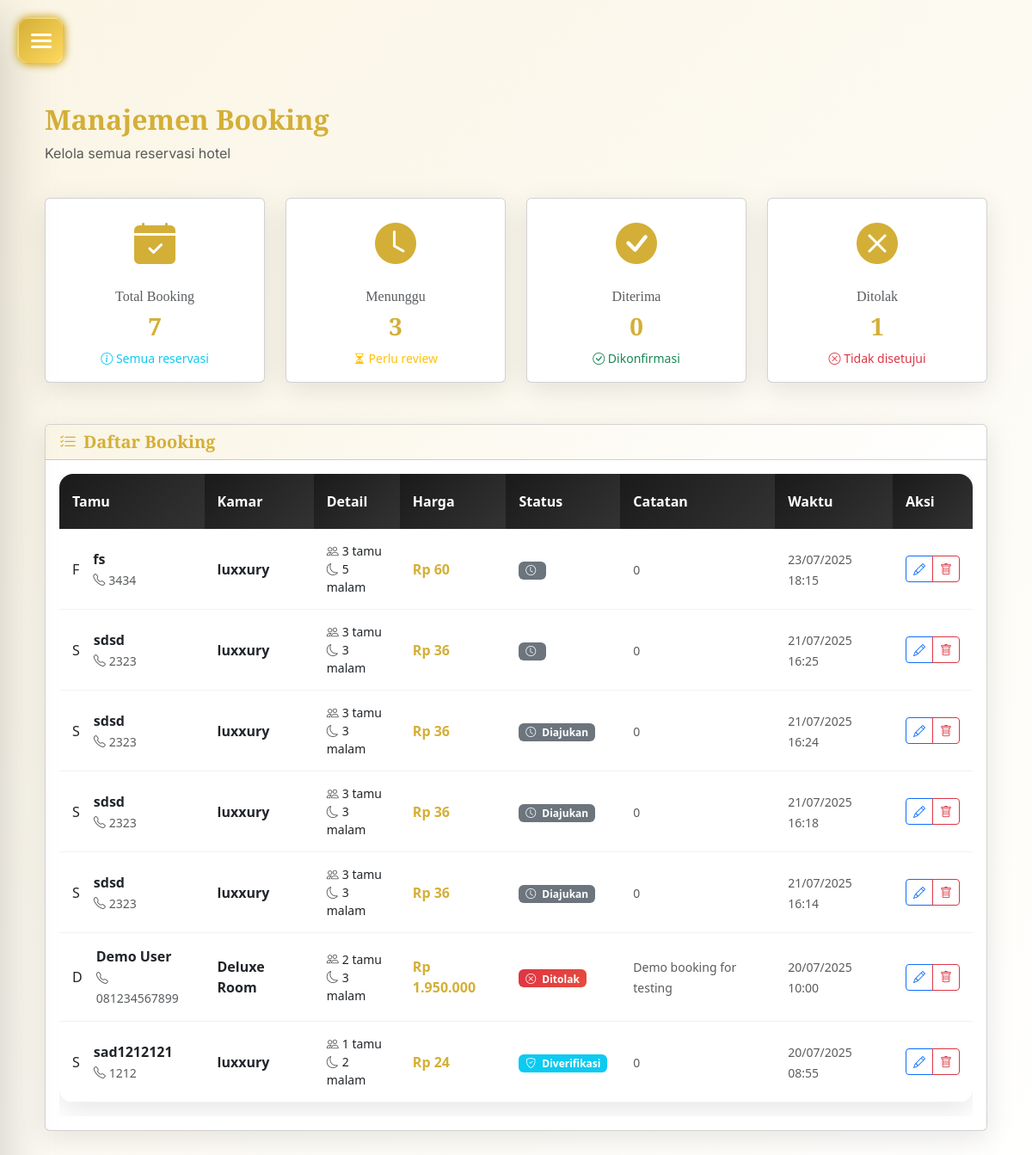
Screenshot of /admin/booking_admin.php (signed in) with the database file from the repository.
### tables this page shows
CREATE TABLE `booking` (
  `id` int(11) NOT NULL,
  `user_id` int(11) NOT NULL,
  `nama` varchar(100) DEFAULT NULL,
  `no_hp` varchar(20) DEFAULT NULL,
  `tipe_kamar` varchar(50) DEFAULT NULL,
  `jumlah_tamu` int(11) DEFAULT NULL,
  `jumlah_malam` int(11) DEFAULT NULL,
  `catatan` text DEFAULT NULL,
  `harga_total` int(11) DEFAULT NULL,
  `created_at` timestamp NULL DEFAULT current_timestamp(),
  `status` enum('diajukan','diverifikasi','ditolak','diterima') DEFAULT 'diajukan'
);

### admin/booking_admin.php (the view, shortened to what this page needs)
<?php
include '../config/koneksi.php';
$data = mysqli_query($conn, "SELECT * FROM booking ORDER BY created_at DESC");
?>
<!DOCTYPE html>
<html lang="id">
<head>
    <link rel="stylesheet" href="../assets/style.css">
    <link href="https://cdn.jsdelivr.net/npm/bootstrap@5.3.0/dist/css/bootstrap.min.css" rel="stylesheet">
    <link href="https://cdn.jsdelivr.net/npm/bootstrap-icons@1.10.5/font/bootstrap-icons.css" rel="stylesheet">
</head>
<body>
    <?php require('sidebar.php'); ?>
<button class="hamburger-btn">
    <div class="hamburger-icon">
    </div>
</button>
<div class="main-content">
    <div class="container-fluid">
        <div class="row mb-4">
            <div class="col">
                <h2 class="fw-bold text-gold mb-2 fade-in-up">Manajemen Booking</h2>
                <p class="text-muted fade-in-up">Kelola semua reservasi hotel</p>
            </div>
        </div>
        <div class="row g-4 mb-5">
            <?php
            $stats_query = "SELECT
                COUNT(*) as total,
                SUM(CASE WHEN status = 'diajukan' THEN 1 ELSE 0 END) as diajukan,
                SUM(CASE WHEN status = 'diterima' THEN 1 ELSE 0 END) as diterima,
                SUM(CASE WHEN status = 'ditolak' THEN 1 ELSE 0 END) as ditolak
                FROM booking";
            $stats_result = mysqli_query($conn, $stats_query);
            $stats = mysqli_fetch_assoc($stats_result);
            ?>
            <div class="col-lg-3 col-md-6">
                <div class="card h-100 fade-in-up">
                    <div class="card-body text-center">
                        <div class="mb-3">
                            <i class="bi bi-calendar-check-fill text-gold" style="font-size: 3rem;"></i>
                        </div>
                        <h6 class="text-muted mb-2">Total Booking</h6>
                        <h3 class="text-gold fw-bold"><?= $stats['total'] ?></h3>
                        <small class="text-info">
                            <i class="bi bi-info-circle"></i> Semua reservasi
                        </small>
                    </div>
                </div>
            </div>
            <div class="col-lg-3 col-md-6">
                <div class="card h-100 fade-in-up">
                    <div class="card-body text-center">
                        <div class="mb-3">
                            <i class="bi bi-clock-fill text-gold" style="font-size: 3rem;"></i>
                        </div>
                        <h6 class="text-muted mb-2">Menunggu</h6>
                        <h3 class="text-gold fw-bold"><?= $stats['diajukan'] ?></h3>
                        <small class="text-warning">
                            <i class="bi bi-hourglass-split"></i> Perlu review
                        </small>
                    </div>
                </div>
            </div>
            <div class="col-lg-3 col-md-6">
                <div class="card h-100 fade-in-up">
                    <div class="card-body text-center">
                        <div class="mb-3">
                            <i class="bi bi-check-circle-fill text-gold" style="font-size: 3rem;"></i>
                        </div>
                        <h6 class="text-muted mb-2">Diterima</h6>
                        <h3 class="text-gold fw-bold"><?= $stats['diterima'] ?></h3>
                        <small class="text-success">
                            <i class="bi bi-check-circle"></i> Dikonfirmasi
                        </small>
                    </div>
                </div>
            </div>
            <div class="col-lg-3 col-md-6">
                <div class="card h-100 fade-in-up">
                    <div class="card-body text-center">
                        <div class="mb-3">
                            <i class="bi bi-x-circle-fill text-gold" style="font-size: 3rem;"></i>
                        </div>
                        <h6 class="text-muted mb-2">Ditolak</h6>
                        <h3 class="text-gold fw-bold"><?= $stats['ditolak'] ?></h3>
                        <small class="text-danger">
                            <i class="bi bi-x-circle"></i> Tidak disetujui
                        </small>
                    </div>
                </div>
            </div>
        </div>
        <div class="card fade-in-up">
            <div class="card-header">
                <h5 class="fw-bold text-gold mb-0">
                    <i class="bi bi-list-check me-2"></i>Daftar Booking
                </h5>
            </div>
            <div class="card-body">
                <div class="table-responsive">
                    <table class="table table-hover">
                        <thead>
                            <tr>
                                <th class="text-gold">Tamu</th>
                                <th class="text-gold">Kamar</th>
                                <th class="text-gold">Detail</th>
                                <th class="text-gold">Harga</th>
                                <th class="text-gold">Status</th>
                                <th class="text-gold">Catatan</th>
                                <th class="text-gold">Waktu</th>
                                <th class="text-gold">Aksi</th>
                            </tr>
                        </thead>
                        <tbody>
                        <?php while($row = mysqli_fetch_assoc($data)): ?>
                            <tr>
                                <td>
                                    <div class="d-flex align-items-center">
                                        <div class="avatar-circle me-3">
                                            <?= strtoupper(substr($row['nama'], 0, 1)) ?>
                                        </div>
                                        <div>
                                            <div class="fw-bold"><?= htmlspecialchars($row['nama']) ?></div>
                                            <small class="text-muted">
                                                <i class="bi bi-telephone me-1"></i><?= htmlspecialchars($row['no_hp']) ?>
                                            </small>
                                        </div>
                                    </div>
                                </td>
                                <td>
                                    <span class="fw-bold"><?= htmlspecialchars($row['tipe_kamar']) ?></span>
                                </td>
                                <td>
                                    <div class="small">
                                        <div><i class="bi bi-people me-1 text-muted"></i><?= $row['jumlah_tamu'] ?> tamu</div>
                                        <div><i class="bi bi-moon me-1 text-muted"></i><?= $row['jumlah_malam'] ?> malam</div>
                                    </div>
                                </td>
                                <td>
                                    <span class="text-gold fw-bold">
                                        Rp <?= number_format($row['harga_total'], 0, ',', '.') ?>
                                    </span>
                                </td>
                                <td>
                                    <?php
                                    $badge_class = '';
                                    $icon = '';
                                    switch($row['status']) {
                                        case 'ditolak':
                                            $badge_class = 'bg-danger';
                                            $icon = 'bi-x-circle';
                                            break;
                                        case 'diverifikasi':
                                            $badge_class = 'bg-info';
                                            $icon = 'bi-shield-check';
                                            break;
                                        default:
                                            $badge_class = 'bg-secondary';
                                            $icon = 'bi-clock';
                                            break;
                                    }
                                    ?>
                                    <span class="badge <?= $badge_class ?>">
                                        <i class="bi <?= $icon ?> me-1"></i>
                                        <?= ucfirst($row['status']) ?>
                                    </span>
                                </td>
                                <td>
                                    <span class="text-muted small"><?= htmlspecialchars($row['catatan']) ?></span>
                                </td>
                                <td>
                                    <small class="text-muted"><?= date('d/m/Y H:i', strtotime($row['created_at'])) ?></small>
                                </td>
                                <td>
                                    <div class="btn-group" role="group">
                                        <button class="btn btn-sm btn-outline-primary" data-bs-toggle="modal"
                                                data-bs-target="#editModal<?= $row['id'] ?>" title="Edit">
                                            <i class="bi bi-pencil"></i>
                                        </button>
                                        <a href="?delete=<?= $row['id'] ?>" onclick="return confirm('Hapus booking ini?')"
                                           class="btn btn-sm btn-outline-danger" title="Hapus">
                                            <i class="bi bi-trash"></i>
                                        </a>
                                    </div>
                                </td>
                            </tr>
                        <?php endwhile; ?>
                        </tbody>
                    </table>
                </div>
            </div>
        </div>
    </div>
</div>
</body>
</html>

### assets/style.css (style rules this page uses)
:root { --primary-gold: #d4af37; --primary-dark: #1a1a1a; --primary-green: #2c5530; --accent-cream: #faf5e5; --text-dark: #2c2c2c; --text-light: #666666; --glass-bg: rgba(255, 255, 255, 0.1); --glass-border: rgba(255, 255, 255, 0.2); --shadow-soft: 0 8px 32px rgba(0, 0, 0, 0.1); --shadow-medium: 0 12px 48px rgba(0, 0, 0, 0.15); --shadow-strong: 0 20px 64px rgba(0, 0, 0, 0.2); --transition-smooth: all 0.4s cubic-bezier(0.4, 0, 0.2, 1); --transition-fast: all 0.2s ease; --border-radius: 16px; --border-radius-lg: 24px; }
* { margin: 0; padding: 0; box-sizing: border-box; }
html { scroll-behavior: smooth; }
body { font-family: "Inter", sans-serif; background: linear-gradient(135deg, var(--accent-cream) 0%, #ffffff 100%); color: var(--text-dark); line-height: 1.6; overflow-x: hidden; }
h1, h2, h3, h4, h5, h6 { font-family: "Playfair Display", serif; font-weight: 600; color: var(--primary-dark); margin-bottom: 1rem; }
h2 { font-size: 2.8rem; line-height: 1.3; }
h3 { font-size: 2.2rem; line-height: 1.4; }
h5 { font-size: 1.4rem; line-height: 1.5; }
h6 { font-size: 1.2rem; line-height: 1.5; }
p { font-family: "Inter", sans-serif; color: var(--text-light); margin-bottom: 1rem; }
.hamburger-btn { position: fixed; top: 30px; left: 30px; width: 60px; height: 60px; background: linear-gradient(135deg, var(--primary-gold), #b8860b); border: none; border-radius: 50%; cursor: pointer; z-index: 1001; display: flex; align-items: center; justify-content: center; box-shadow: var(--shadow-medium); transition: var(--transition-smooth); backdrop-filter: blur(10px); }
.hamburger-icon { width: 24px; height: 18px; position: relative; transform: rotate(0deg); transition: var(--transition-smooth); }
.main-content { margin-left: 0; min-height: 100vh; padding: 120px 40px 40px; transition: var(--transition-smooth); }
.btn { border-radius: 12px; padding: 15px 30px; font-weight: 600; font-size: 1rem; transition: var(--transition-fast); border: none; cursor: pointer; }
.card { border: none; border-radius: var(--border-radius); box-shadow: var(--shadow-soft); transition: var(--transition-smooth); background: white; overflow: hidden; }
.card-header { background: linear-gradient(135deg, var(--accent-cream), white); border-bottom: 1px solid rgba(0, 0, 0, 0.1); padding: 20px; }
.card-body { padding: 25px; }
.table { background: white; border-radius: var(--border-radius); overflow: hidden; box-shadow: var(--shadow-soft); }
.table thead th { background: linear-gradient(135deg, var(--primary-dark), #333); color: white; border: none; padding: 20px 15px; font-weight: 600; }
.table tbody td { padding: 15px; border-bottom: 1px solid rgba(0, 0, 0, 0.05); vertical-align: middle; }
.badge { padding: 8px 16px; border-radius: 20px; font-weight: 500; font-size: 0.85rem; }
.badge.bg-danger { background: linear-gradient(135deg, #dc3545, #e74c3c) !important; }
.text-gold { color: var(--primary-gold); }
.fade-in-up { animation: fadeInUp 0.6s ease-out; }

### assets/css/hamburger-user.css (style rules this page uses)
:root { --bg-primary: #1c1c28; --bg-secondary: #181823; --card-bg: #23232e; --card-bg-lighter: #26263a; --primary-accent: #d4af37; --primary-accent-hover: #ffd95e; --secondary-accent-soft-purple: #9e8cfc; --secondary-accent-sky-blue: #6fc1ff; --text-primary: #ffffff; --text-secondary: #a0a0b0; --text-muted: #c0c0c0; --success-color: #4cd964; --danger-color: #ff5c5c; --border-accent: #2e2e40; --border-table: #2e2e40; }
.hamburger-btn { position: fixed; top: 20px; left: 20px; z-index: 9999; width: 55px; height: 55px; background: linear-gradient( 135deg, var(--primary-accent) 0%, var(--primary-accent-hover) 100% ); border: none; border-radius: 15px; cursor: pointer; display: flex; align-items: center; justify-content: center; box-shadow: 0 4px 15px rgba(244, 196, 48, 0.3); transition: all 0.3s ease; overflow: hidden; backdrop-filter: blur(8px); border: 2px solid rgba(255, 255, 255, 0.15); }
.main-content { transition: filter 0.3s ease; }
.hamburger-btn { box-shadow: 0 0 10px rgba(212, 175, 55, 0.8) !important; }

### rows the page displays
booking: nama "F", nama "fs", no_hp "3434", tipe_kamar "luxxury", jumlah_tamu "3", jumlah_malam "5", harga_total "60", catatan "0", created_at "23/07/2025 18:15"
booking: nama "S", nama "sdsd", no_hp "2323", tipe_kamar "luxxury", jumlah_tamu "3", jumlah_malam "3", harga_total "36", catatan "0", created_at "21/07/2025 16:25"
booking: nama "S", nama "sdsd", no_hp "2323", tipe_kamar "luxxury", jumlah_tamu "3", jumlah_malam "3", harga_total "36", status "Diajukan", catatan "0", created_at "21/07/2025 16:24"
booking: nama "S", nama "sdsd", no_hp "2323", tipe_kamar "luxxury", jumlah_tamu "3", jumlah_malam "3", harga_total "36", status "Diajukan", catatan "0", created_at "21/07/2025 16:18"
booking: nama "S", nama "sdsd", no_hp "2323", tipe_kamar "luxxury", jumlah_tamu "3", jumlah_malam "3", harga_total "36", status "Diajukan", catatan "0", created_at "21/07/2025 16:14"
booking: nama "D", nama "Demo User", no_hp "081234567899", tipe_kamar "Deluxe Room", jumlah_tamu "2", jumlah_malam "3", harga_total "1.950.000", status "Ditolak", catatan "Demo booking for testing", created_at "20/07/2025 10:00"
booking: nama "S", nama "sad1212121", no_hp "1212", tipe_kamar "luxxury", jumlah_tamu "1", jumlah_malam "2", harga_total "24", status "Diverifikasi", catatan "0", created_at "20/07/2025 08:55"

### other values shown
$stats['total'] "7"
$stats['diajukan'] "3"
$stats['diterima'] "0"
$stats['ditolak'] "1"
